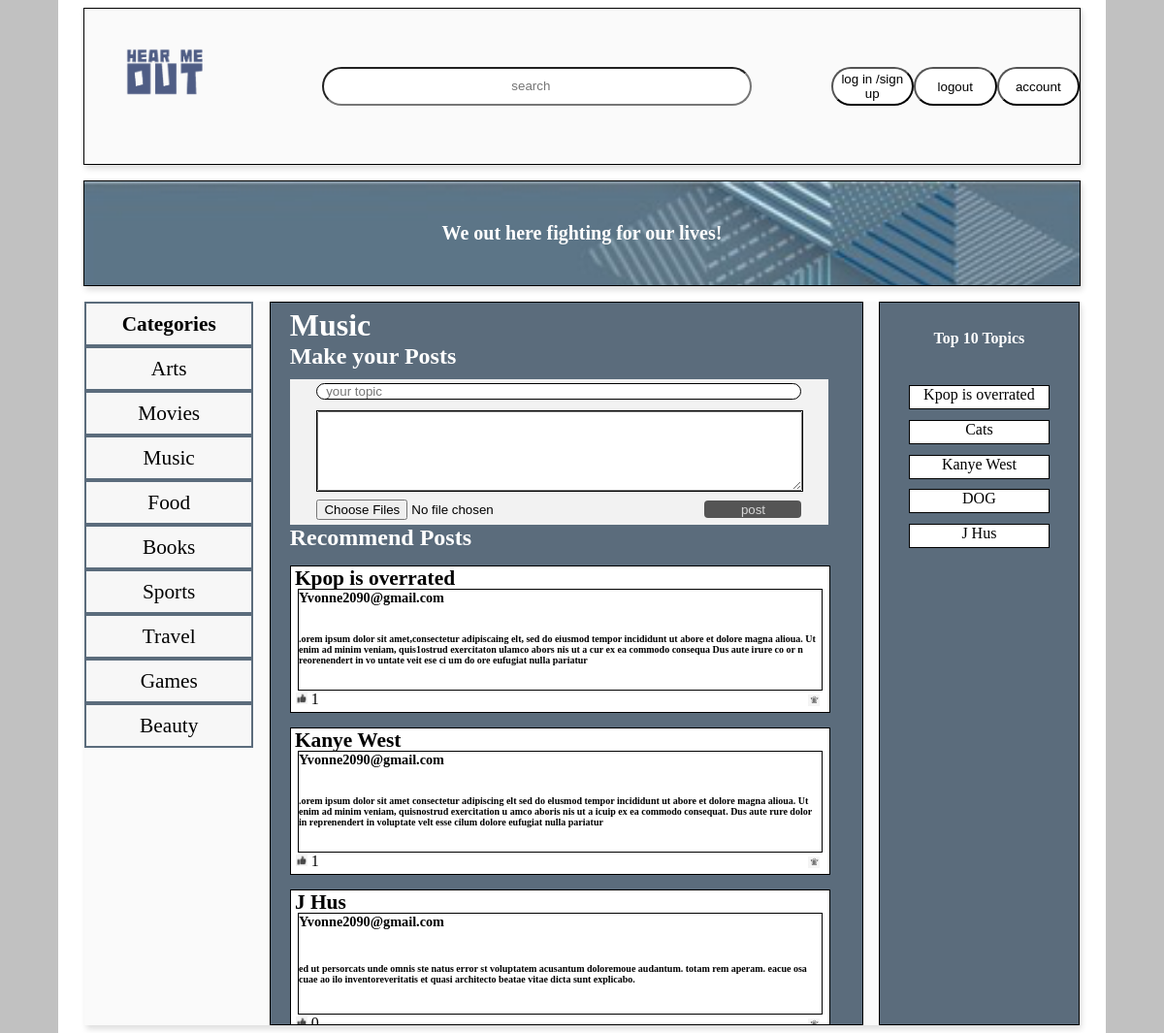
/popularpost/Music/, run on the app's committed database.
### Post/models.py (models this page shows)
class Category(models.Model):
    name = models.CharField(max_length=256, verbose_name="category name", unique=True)
    num_post = models.IntegerField(default=0)
    num_like = models.IntegerField(default=0)

class Topic(models.Model):
    name = models.CharField(max_length=256, verbose_name="topic name")
    like = models.IntegerField(default=0)
    customer_id = models.ForeignKey(to=Account, on_delete=models.CASCADE, related_name="customers", null=True)
    category = models.ForeignKey(to='Category', on_delete=models.CASCADE, null=True)
    content = models.TextField()
    uuid = models.UUIDField()
    num_comment = models.IntegerField(default=0)

### Account/models.py (models this page shows)
class Account(AbstractUser):
    avatar = models.URLField(verbose_name="customer avatar", default="/media/pic/default.jpg")
    is_deleted = models.BooleanField(default=False, verbose_name="is deleted")
    num_post = models.IntegerField(default=0)
    num_like = models.IntegerField(default=0)

### front/views.py (the view)
# urls.py: path("popularpost/<category>/", PopularPost, name="popular"),
def PopularPost(request, category):
    res = get_top10_category()
    topics = Topic.objects.filter(category__name=category).order_by("-num_comment")
    res_lst = []
    for t in topics:
        res_lst.append({
            "topicname": t.name,
            "topicuuid": t.uuid,
            "images": [img.url for img in t.topicpicture_set.all()],
            "like": t.like,
            "category": t.category.name,
            "customer": t.customer_id.username,
            "content": t.content
        })
    res["posts"] = res_lst
    res["name"] = category
    return render(request, "category.html",
                  context=res)

### front/views.py (called while the page is built)
def get_top10_category():
    if Topic.objects.all().order_by("-like").count() < 10:
        top = Topic.objects.all().order_by("-like")
    else:
        top = Topic.objects.all().order_by("-like")[:10]
    res_top = []
    for t in top:
        res_top.append({"uuid": t.uuid, "topicname": t.name, "like": t.like})
    return {"top10": res_top, "category": [c.name for c in Category.objects.all()]}

### templates/category.html (shortened to what this page needs)
{% extends 'index.html' %}
{% block cssjs %}
    <link rel="stylesheet" href="/static/front/css/category.css">
{% endblock %}
{% block button %}
    <button class="logout" onclick="window.location.href ='/index', alert('Please Login !!!') ">
         log in /sign up
    </button>
    <button class="login">
        logout
    </button>
    <button class="account" onclick="window.open('{% url 'personal' %}')" >
        account
    </button>
{% endblock %}
{% block post %}
    <div class="title">
        <h1 style="color: white">{{ name }} </h1>
        <h2 style="color: white">Make your Posts</h2>
    </div>
    <div class="make">
        <div class="make_topic">
            <input type="text" placeholder=" your topic" id="topic" style="padding-left:5px">
        </div>
        <div class="make_comment">
            <div class="content">
                <textarea name="" id="user_email" cols="30" rows="10"></textarea>
            </div>
        </div>
        <div class="make_post">
            <form method="post" enctype="multipart/form-data">
                <input id="upload"
                       multiple="multiple"
                       type="file" name="pic" accept="image/*" multiple="multiple">
            </form>
            <button class="post">post</button>
        </div>
    </div>
 <h2 style="color: white">Recommend Posts</h2>
    {% for p in  posts %}
        <div class="topic_1">
            <div class="Topic" onclick="window.open('{% url 'content' uuid=p.topicuuid %}')">
                <h6>{{ p.topicname }}</h6>
            </div>
            <div class="content" onclick="window.open('{% url 'content' uuid=p.topicuuid %}')">
                <div class="useremail">
                    <h6>{{ p.customer }}</h6>
                </div>
                <div class="users_comment">
                    <h4>{{ p.content }}</h4>
                </div>
            </div>
            <div class="like">
                <img src="/static/img/like.jpg" alt="" onclick="like('{{ p.topicuuid }}')">
                <span id="{{ p.topicuuid }}">{{ p.like }}</span>
                <div class="delete_admin">
                    <img src="/static/img/trash.png" onclick="delete_comment_post('{{ p.topicuuid }}')">
                </div>
            </div>
        </div>
    {% endfor %}
{% endblock %}

### templates/index.html (shortened to what this page needs)
{% load static %}
<html lang="en">
<head>
    {% block cssjs %}{% endblock %}
</head>
<body>
<div class="container">
    <div class="container_header">
        <div class="container_header_left">
            <div class="logo">
                <img src="/static/img/logo.png">
            </div>
        </div>
        <div class="contianer_header_middle">
            <input type="search" name="search" placeholder="search" class="search">
        </div>
        <div class="container_header_right">
            {% block button %}{% endblock %}
        </div>
    </div>
    <div class="container_middle">
        <div class="brief">
            We out here fighting for our lives!
        </div>
    </div>
    <div class="container_bottom">
        <div class="container_bottom_left">
            <a href="{% url 'index' %}" style="font-weight: bolder">Categories</a>
            {% for c in  category %}
                <a href={% url 'popular' category=c %}>{{ c }}</a>
            {% endfor %}
        </div>
        <div class="container_bottom_middle show_hide">
            {% block post %}{% endblock %}
        </div>
        <div class="container_bottom_right">
            <div class="title">
                <h4>Top 10 Topics</h4>
            </div>
            <ul>
                {% block topic10 %}
                    {% for t in top10 %}
                        <a href={% url 'content' uuid=t.uuid %}>{{ t.topicname }}</a>
                    {% endfor %}
                {% endblock %}
            </ul>
        </div>
    </div>
</div>
</body>
</html>

### data on the page
Category: category "Arts"
Category: category "Movies"
Category: category "Music", name "Music"
Category: category "Food"
Category: category "Books"
Category: category "Sports"
Category: category "Travel"
Category: category "Games"
Category: category "Beauty"
Topic: topicname "Kpop is overrated", content ".orem ipsum dolor sit amet,consectetur adipiscaing elt, sed do eiusmod tempor incididunt ut abore et dolore magna alioua. Ut enim ad minim veniam, quis1ostrud exercitaton ulamco abors nis ut a cur ex ea commodo consequa Dus aute irure co or n reorenendert in vo untate veit ese ci um do ore eufugiat nulla pariatur", topicname "Kpop is overrated"
Account: customer "Yvonne2090@gmail.com" "Yvonne2090@gmail.com" "Yvonne2090@gmail.com"
Topic: topicname "Kanye West", content ".orem ipsum dolor sit amet consectetur adipiscing elt sed do elusmod tempor incididunt ut abore et dolore magna alioua. Ut enim ad minim veniam, quisnostrud exercitation u amco aboris nis ut a icuip ex ea commodo consequat. Dus aute rure dolor in reprenendert in voluptate velt esse cilum dolore eufugiat nulla pariatur", topicname "Kanye West"
Topic: topicname "J Hus", content "ed ut persorcats unde omnis ste natus error st voluptatem acusantum doloremoue audantum. totam rem aperam. eacue osa cuae ao ilo inventoreveritatis et quasi architecto beatae vitae dicta sunt explicabo.", topicname "J Hus"
Topic: topicname "Cats"
Topic: topicname "DOG"

### other printed values
{{ p.like }} "1" "1"
